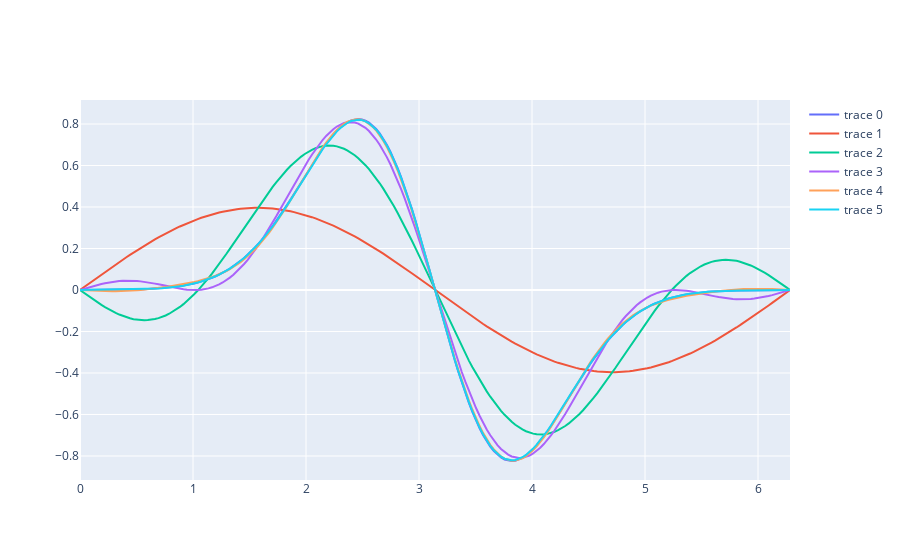

The notebook cell saved with this chart:
### Code cell
fig = go.Figure(data=[go.Scatter(x=data['t'], y=data['v']),
                      go.Scatter(x=data['t'], y=data['1']),
                      go.Scatter(x=data['t'], y=data['2']),
                      go.Scatter(x=data['t'], y=data['3']),
                      go.Scatter(x=data['t'], y=data['4']),
                      go.Scatter(x=data['t'], y=data['5'])])
fig.show()

### Figure 1 — Plotly figure (JSON) as saved in the notebook; plotly's stock layout.template omitted (floating-point values rounded to 4 significant figures; data arrays with more than 128 entries replaced by an {"elided": "..."} marker saying what was removed)
{"data": [{"type": "scatter", "x": {"elided": "200 float values"}, "y": {"elided": "200 float values"}}, {"type": "scatter", "x": {"elided": "200 float values"}, "y": {"elided": "200 float values"}}, {"type": "scatter", "x": {"elided": "200 float values"}, "y": {"elided": "200 float values"}}, {"type": "scatter", "x": {"elided": "200 float values"}, "y": {"elided": "200 float values"}}, {"type": "scatter", "x": {"elided": "200 float values"}, "y": {"elided": "200 float values"}}, {"type": "scatter", "x": {"elided": "200 float values"}, "y": {"elided": "200 float values"}}], "layout": {}}
